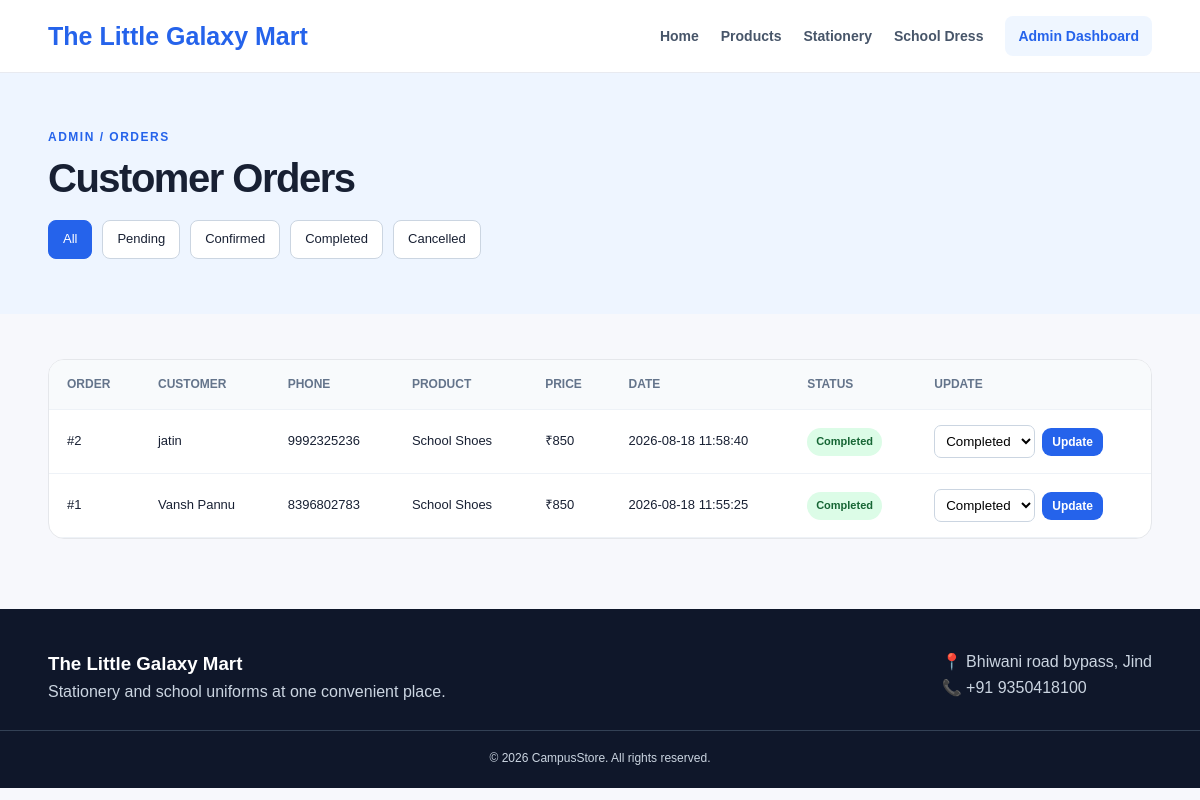
/admin/orders (signed in), run on the app's committed database.
### tables this page shows
CREATE TABLE orders (
            id INTEGER PRIMARY KEY AUTOINCREMENT,
            customer_name TEXT NOT NULL,
            phone TEXT NOT NULL,
            product_id INTEGER NOT NULL,
            product_name TEXT NOT NULL,
            price REAL NOT NULL,
            status TEXT NOT NULL DEFAULT 'Pending',
            created_at TIMESTAMP DEFAULT CURRENT_TIMESTAMP,
            FOREIGN KEY(product_id) REFERENCES products(id)
        );

### shop/app.py (the view)
@app.route("/admin/orders")
@admin_required
def admin_orders():
    status = request.args.get("status", "All")
    conn = get_db()
    if status in ["Pending", "Confirmed", "Completed", "Cancelled"]:
        orders = conn.execute(
            "SELECT * FROM orders WHERE status=? ORDER BY id DESC", (status,)
        ).fetchall()
    else:
        orders = conn.execute("SELECT * FROM orders ORDER BY id DESC").fetchall()
    conn.close()
    return render_template("admin_orders.html", orders=orders, status=status)

### shop/app.py (called while the page is built)
def admin_required(f):
    @wraps(f)
    def decorated_function(*args, **kwargs):
        if not session.get("admin_logged_in"):
            return redirect(url_for("admin_login"))
        return f(*args, **kwargs)
    return decorated_function

def get_db():
    conn = sqlite3.connect(DB)
    conn.row_factory = sqlite3.Row
    return conn

### shop/templates/admin_orders.html (shortened to what this page needs)
{% extends "base.html" %}
{% block content %}
<section class="page-header">
    <div class="container">
        <p class="tag">ADMIN / ORDERS</p>
        <h1>Customer Orders</h1>
        <div class="filters">
            <a class="{% if status == 'All' %}active{% endif %}" href="{{ url_for('admin_orders') }}">All</a>
            <a class="{% if status == 'Pending' %}active{% endif %}" href="{{ url_for('admin_orders', status='Pending') }}">Pending</a>
            <a class="{% if status == 'Confirmed' %}active{% endif %}" href="{{ url_for('admin_orders', status='Confirmed') }}">Confirmed</a>
            <a class="{% if status == 'Completed' %}active{% endif %}" href="{{ url_for('admin_orders', status='Completed') }}">Completed</a>
            <a class="{% if status == 'Cancelled' %}active{% endif %}" href="{{ url_for('admin_orders', status='Cancelled') }}">Cancelled</a>
        </div>
    </div>
</section>
<section class="section admin-section">
    <div class="container">
        <div class="admin-table-card">
            <div class="table-wrap">
                <table class="admin-table">
                    <thead>
                        <tr><th>Order</th><th>Customer</th><th>Phone</th><th>Product</th><th>Price</th><th>Date</th><th>Status</th><th>Update</th></tr>
                    </thead>
                    <tbody>
                    {% for order in orders %}
                        <tr>
                            <td>#{{ order.id }}</td>
                            <td>{{ order.customer_name }}</td>
                            <td>{{ order.phone }}</td>
                            <td>{{ order.product_name }}</td>
                            <td>₹{{ "%.0f"|format(order.price) }}</td>
                            <td>{{ order.created_at }}</td>
                            <td><span class="status status-{{ order.status|lower }}">{{ order.status }}</span></td>
                            <td>
                                <form method="POST" action="{{ url_for('update_order_status', order_id=order.id) }}" class="status-form">
                                    <select name="status">
                                        {% for option in ['Pending', 'Confirmed', 'Completed', 'Cancelled'] %}
                                            <option value="{{ option }}" {% if order.status == option %}selected{% endif %}>{{ option }}</option>
                                        {% endfor %}
                                    </select>
                                    <button class="btn primary btn-small" type="submit">Update</button>
                                </form>
                            </td>
                        </tr>
                    {% else %}
                        <tr><td colspan="8" class="empty-state">No orders found.</td></tr>
                    {% endfor %}
                    </tbody>
                </table>
            </div>
        </div>
    </div>
</section>
{% endblock %}

### shop/static/style.css (style rules this page uses)
* { box-sizing:border-box;margin:0;padding:0 }
body { font-family:Arial,Helvetica,sans-serif;background:#f7f8fc;color:#182033;line-height:1.6 }
a { text-decoration:none;color:inherit }
.container { width:min(1120px,92%);margin:auto }
.tag { font-size:12px;font-weight:800;letter-spacing:1.5px;color:#2563eb;margin-bottom:10px }
h1 { font-size:52px;line-height:1.08;letter-spacing:-1.5px;margin-bottom:20px }
.btn { border:0;display:inline-block;padding:12px 20px;border-radius:9px;font-weight:700;cursor:pointer;font-size:14px }
.primary { background:#2563eb;color:white }
.section { padding:70px 0 }
.page-header { background:#eef5ff;padding:55px 0 }
.page-header h1 { font-size:40px }
.filters { display:flex;gap:10px;margin-top:20px }
.filters a { padding:8px 14px;border:1px solid #cbd5e1;border-radius:8px;background:#fff;font-size:13px }
.filters a.active { background:#2563eb;color:#fff;border-color:#2563eb }
.admin-section { padding-top:45px }
.admin-table-card { background:#fff;border:1px solid #e5e7eb;border-radius:16px;overflow:hidden }
.table-wrap { overflow-x:auto }
.admin-table { width:100%;border-collapse:collapse;min-width:850px }
.admin-table th,.admin-table td { padding:15px 18px;text-align:left;border-bottom:1px solid #eef2f7;font-size:13px;vertical-align:middle }
.admin-table th { background:#f8fafc;font-size:12px;text-transform:uppercase;color:#64748b }
.status { display:inline-block;padding:5px 9px;border-radius:999px;font-size:11px;font-weight:800 }
.status-completed { background:#dcfce7;color:#166534 }
.btn-small { padding:7px 10px;font-size:12px;margin:0 }
.status-form { display:flex;gap:7px;align-items:center }
.status-form select { padding:7px;border:1px solid #cbd5e1;border-radius:7px;background:#fff }

### data on the page
orders: id "2", customer_name "jatin", phone "9992325236", product_name "School Shoes", price "850", created_at "2026-08-18 11:58:40", status "Completed"
orders: id "1", customer_name "Vansh Pannu", phone "8396802783", product_name "School Shoes", price "850", created_at "2026-08-18 11:55:25", status "Completed"
